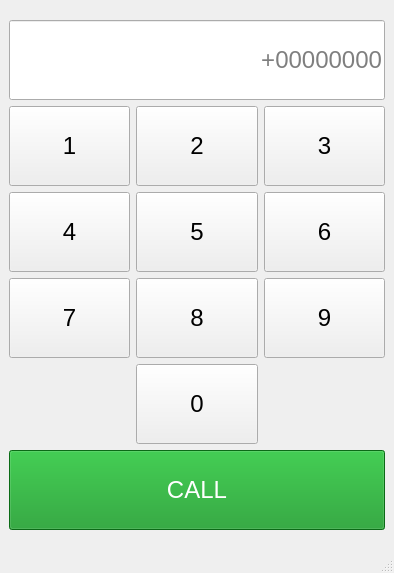
<?xml version="1.0" encoding="UTF-8"?>
<ui version="4.0">
 <class>MainWindow</class>
 <widget class="QMainWindow" name="MainWindow">
  <property name="geometry">
   <rect>
    <x>0</x>
    <y>0</y>
    <width>394</width>
    <height>573</height>
   </rect>
  </property>
  <property name="windowTitle">
   <string>MainWindow</string>
  </property>
  <widget class="QWidget" name="centralwidget">
   <layout class="QGridLayout" name="gridLayout_2">
    <item row="0" column="0">
     <layout class="QVBoxLayout" name="verticalLayout">
      <item>
       <widget class="QLineEdit" name="lineEdit">
        <property name="minimumSize">
         <size>
          <width>0</width>
          <height>80</height>
         </size>
        </property>
        <property name="font">
         <font>
          <pointsize>18</pointsize>
         </font>
        </property>
        <property name="alignment">
         <set>Qt::AlignRight|Qt::AlignTrailing|Qt::AlignVCenter</set>
        </property>
        <property name="placeholderText">
         <string>+00000000</string>
        </property>
       </widget>
      </item>
      <item>
       <layout class="QGridLayout" name="gridLayout">
        <item row="0" column="2">
         <widget class="QPushButton" name="pushButton_3">
          <property name="minimumSize">
           <size>
            <width>120</width>
            <height>80</height>
           </size>
          </property>
          <property name="font">
           <font>
            <pointsize>18</pointsize>
           </font>
          </property>
          <property name="text">
           <string>3</string>
          </property>
         </widget>
        </item>
        <item row="1" column="0">
         <widget class="QPushButton" name="pushButton_4">
          <property name="minimumSize">
           <size>
            <width>120</width>
            <height>80</height>
           </size>
          </property>
          <property name="font">
           <font>
            <pointsize>18</pointsize>
           </font>
          </property>
          <property name="text">
           <string>4</string>
          </property>
         </widget>
        </item>
        <item row="1" column="1">
         <widget class="QPushButton" name="pushButton_5">
          <property name="minimumSize">
           <size>
            <width>120</width>
            <height>80</height>
           </size>
          </property>
          <property name="font">
           <font>
            <pointsize>18</pointsize>
           </font>
          </property>
          <property name="text">
           <string>5</string>
          </property>
         </widget>
        </item>
        <item row="1" column="2">
         <widget class="QPushButton" name="pushButton_6">
          <property name="minimumSize">
           <size>
            <width>120</width>
            <height>80</height>
           </size>
          </property>
          <property name="font">
           <font>
            <pointsize>18</pointsize>
           </font>
          </property>
          <property name="text">
           <string>6</string>
          </property>
         </widget>
        </item>
        <item row="0" column="1">
         <widget class="QPushButton" name="pushButton_2">
          <property name="minimumSize">
           <size>
            <width>120</width>
            <height>80</height>
           </size>
          </property>
          <property name="font">
           <font>
            <pointsize>18</pointsize>
           </font>
          </property>
          <property name="text">
           <string>2</string>
          </property>
         </widget>
        </item>
        <item row="2" column="1">
         <widget class="QPushButton" name="pushButton_8">
          <property name="minimumSize">
           <size>
            <width>120</width>
            <height>80</height>
           </size>
          </property>
          <property name="font">
           <font>
            <pointsize>18</pointsize>
           </font>
          </property>
          <property name="text">
           <string>8</string>
          </property>
         </widget>
        </item>
        <item row="0" column="0">
         <widget class="QPushButton" name="pushButton">
          <property name="minimumSize">
           <size>
            <width>120</width>
            <height>80</height>
           </size>
          </property>
          <property name="font">
           <font>
            <pointsize>18</pointsize>
           </font>
          </property>
          <property name="text">
           <string>1</string>
          </property>
         </widget>
        </item>
        <item row="2" column="2">
         <widget class="QPushButton" name="pushButton_9">
          <property name="minimumSize">
           <size>
            <width>120</width>
            <height>80</height>
           </size>
          </property>
          <property name="font">
           <font>
            <pointsize>18</pointsize>
           </font>
          </property>
          <property name="text">
           <string>9</string>
          </property>
         </widget>
        </item>
        <item row="3" column="1">
         <widget class="QPushButton" name="pushButton_10">
          <property name="minimumSize">
           <size>
            <width>120</width>
            <height>80</height>
           </size>
          </property>
          <property name="font">
           <font>
            <pointsize>18</pointsize>
           </font>
          </property>
          <property name="text">
           <string>0</string>
          </property>
         </widget>
        </item>
        <item row="2" column="0">
         <widget class="QPushButton" name="pushButton_7">
          <property name="minimumSize">
           <size>
            <width>120</width>
            <height>80</height>
           </size>
          </property>
          <property name="font">
           <font>
            <pointsize>18</pointsize>
           </font>
          </property>
          <property name="text">
           <string>7</string>
          </property>
         </widget>
        </item>
       </layout>
      </item>
      <item>
       <widget class="QPushButton" name="pushButton_11">
        <property name="minimumSize">
         <size>
          <width>120</width>
          <height>80</height>
         </size>
        </property>
        <property name="font">
         <font>
          <pointsize>18</pointsize>
         </font>
        </property>
        <property name="styleSheet">
         <string notr="true">background-color: rgb(15, 149, 31);
color: rgb(255, 255, 255)</string>
        </property>
        <property name="text">
         <string>CALL</string>
        </property>
       </widget>
      </item>
     </layout>
    </item>
   </layout>
  </widget>
  <widget class="QMenuBar" name="menubar">
   <property name="geometry">
    <rect>
     <x>0</x>
     <y>0</y>
     <width>394</width>
     <height>21</height>
    </rect>
   </property>
  </widget>
  <widget class="QStatusBar" name="statusbar"/>
 </widget>
 <resources/>
 <connections>
  <connection>
   <sender>pushButton</sender>
   <signal>clicked()</signal>
   <receiver>MainWindow</receiver>
   <slot>add1()</slot>
   <hints>
    <hint type="sourcelabel">
     <x>70</x>
     <y>159</y>
    </hint>
    <hint type="destinationlabel">
     <x>102</x>
     <y>420</y>
    </hint>
   </hints>
  </connection>
  <connection>
   <sender>pushButton_2</sender>
   <signal>clicked()</signal>
   <receiver>MainWindow</receiver>
   <slot>add2()</slot>
   <hints>
    <hint type="sourcelabel">
     <x>192</x>
     <y>154</y>
    </hint>
    <hint type="destinationlabel">
     <x>79</x>
     <y>426</y>
    </hint>
   </hints>
  </connection>
  <connection>
   <sender>pushButton_3</sender>
   <signal>clicked()</signal>
   <receiver>MainWindow</receiver>
   <slot>add3()</slot>
   <hints>
    <hint type="sourcelabel">
     <x>307</x>
     <y>156</y>
    </hint>
    <hint type="destinationlabel">
     <x>345</x>
     <y>408</y>
    </hint>
   </hints>
  </connection>
  <connection>
   <sender>pushButton_4</sender>
   <signal>clicked()</signal>
   <receiver>MainWindow</receiver>
   <slot>add4()</slot>
   <hints>
    <hint type="sourcelabel">
     <x>67</x>
     <y>236</y>
    </hint>
    <hint type="destinationlabel">
     <x>111</x>
     <y>399</y>
    </hint>
   </hints>
  </connection>
  <connection>
   <sender>pushButton_5</sender>
   <signal>clicked()</signal>
   <receiver>MainWindow</receiver>
   <slot>add5()</slot>
   <hints>
    <hint type="sourcelabel">
     <x>164</x>
     <y>247</y>
    </hint>
    <hint type="destinationlabel">
     <x>38</x>
     <y>400</y>
    </hint>
   </hints>
  </connection>
  <connection>
   <sender>pushButton_6</sender>
   <signal>clicked()</signal>
   <receiver>MainWindow</receiver>
   <slot>add6()</slot>
   <hints>
    <hint type="sourcelabel">
     <x>338</x>
     <y>237</y>
    </hint>
    <hint type="destinationlabel">
     <x>362</x>
     <y>386</y>
    </hint>
   </hints>
  </connection>
  <connection>
   <sender>pushButton_8</sender>
   <signal>clicked()</signal>
   <receiver>MainWindow</receiver>
   <slot>add8()</slot>
   <hints>
    <hint type="sourcelabel">
     <x>237</x>
     <y>342</y>
    </hint>
    <hint type="destinationlabel">
     <x>283</x>
     <y>432</y>
    </hint>
   </hints>
  </connection>
  <connection>
   <sender>pushButton_9</sender>
   <signal>clicked()</signal>
   <receiver>MainWindow</receiver>
   <slot>add9()</slot>
   <hints>
    <hint type="sourcelabel">
     <x>279</x>
     <y>346</y>
    </hint>
    <hint type="destinationlabel">
     <x>318</x>
     <y>414</y>
    </hint>
   </hints>
  </connection>
  <connection>
   <sender>pushButton_7</sender>
   <signal>clicked()</signal>
   <receiver>MainWindow</receiver>
   <slot>add7()</slot>
   <hints>
    <hint type="sourcelabel">
     <x>36</x>
     <y>342</y>
    </hint>
    <hint type="destinationlabel">
     <x>99</x>
     <y>448</y>
    </hint>
   </hints>
  </connection>
  <connection>
   <sender>pushButton_10</sender>
   <signal>clicked()</signal>
   <receiver>MainWindow</receiver>
   <slot>add0()</slot>
   <hints>
    <hint type="sourcelabel">
     <x>194</x>
     <y>440</y>
    </hint>
    <hint type="destinationlabel">
     <x>360</x>
     <y>441</y>
    </hint>
   </hints>
  </connection>
  <connection>
   <sender>pushButton_11</sender>
   <signal>clicked()</signal>
   <receiver>MainWindow</receiver>
   <slot>make_call()</slot>
   <hints>
    <hint type="sourcelabel">
     <x>186</x>
     <y>508</y>
    </hint>
    <hint type="destinationlabel">
     <x>20</x>
     <y>429</y>
    </hint>
   </hints>
  </connection>
 </connections>
 <slots>
  <slot>add1()</slot>
  <slot>add2()</slot>
  <slot>add3()</slot>
  <slot>add4()</slot>
  <slot>add5()</slot>
  <slot>add6()</slot>
  <slot>add7()</slot>
  <slot>add8()</slot>
  <slot>add9()</slot>
  <slot>add0()</slot>
  <slot>make_call()</slot>
 </slots>
</ui>
